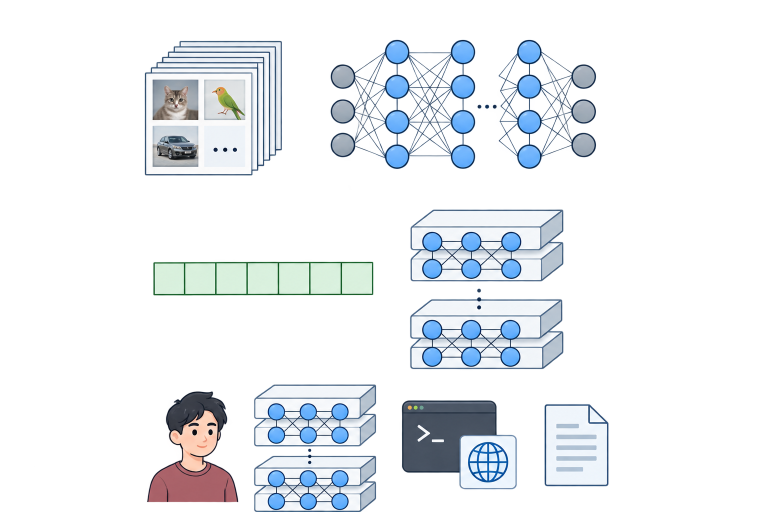
#> input picture assets/visual-library/mixed-task-elements/source-sheet.png, 1536 x 1024 px (shown at 1/2 size)
$ python crop_white_margin.py ../assets/visual-library/mixed-task-elements/source-sheet.png out.png
#> lines starting #> are read from the running program, lines starting #| are printed output that depends on the picture; after the words box and inside, x2 and y2 are one past the last pixel; in counts of white or black regions, pixels touching at a corner belong together
#!/usr/bin/env python3
"""Crop uniform near-white raster margins while retaining a safety margin."""

from __future__ import annotations

import argparse
from pathlib import Path

from PIL import Image, ImageChops


def bounded_byte(value: str) -> int:
    number = int(value)
    if not 0 <= number <= 255:
        raise argparse.ArgumentTypeError("must be between 0 and 255")
    return number


def nonnegative_int(value: str) -> int:
    number = int(value)
    if number < 0:
        raise argparse.ArgumentTypeError("must be non-negative")
    return number


def composite_on_white(image: Image.Image) -> Image.Image:
    """Flatten every input mode onto white so transparent pixels stay empty."""

    foreground = image.convert("RGBA")
    background = Image.new("RGBA", foreground.size, (255, 255, 255, 255))
    return Image.alpha_composite(background, foreground).convert("RGB")


def find_content_bbox(image: Image.Image, threshold: int) -> tuple[int, int, int, int] | None:
    """Return pixels where any RGB channel is below the near-white threshold."""

    red, green, blue = image.split()
    deviation = ImageChops.lighter(ImageChops.invert(red), ImageChops.invert(green))
    deviation = ImageChops.lighter(deviation, ImageChops.invert(blue))
    cutoff = 255 - threshold
    mask = deviation.point(lambda value: 255 if value > cutoff else 0)
    return mask.getbbox()


def crop_near_white(
    image: Image.Image, margin: int = 16, threshold: int = 248
) -> tuple[Image.Image, tuple[int, int, int, int]]:
    """Return a white-flattened crop and the expanded source-space crop box."""

    if margin < 0:
        raise ValueError("margin must be non-negative")
    if not 0 <= threshold <= 255:
        raise ValueError("threshold must be between 0 and 255")

    flattened = composite_on_white(image)
    bbox = find_content_bbox(flattened, threshold)
    if bbox is None:
        raise ValueError("no non-white content found")

    left, top, right, bottom = bbox
    box = (
        max(0, left - margin),
        max(0, top - margin),
        min(flattened.width, right + margin),
        min(flattened.height, bottom + margin),
    )
    return flattened.crop(box), box


def main() -> None:
    parser = argparse.ArgumentParser(
        description="Crop uniform near-white raster margins without editing semantics."
    )
    parser.add_argument("input", type=Path)
    parser.add_argument("output", type=Path)
    parser.add_argument(
        "--margin",
        type=nonnegative_int,
        default=16,
        help="safety margin to retain in pixels (default: 16)",
    )
    parser.add_argument(
        "--threshold",
        type=bounded_byte,
        default=248,
        help="RGB channels at or above this value count as near-white (default: 248)",
    )
    args = parser.parse_args()

    with Image.open(args.input) as source:
#> source is the input picture: PIL image 1536x1024 RGBA; mean R, G, B, A 42.5, 46.7, 51.6, 57.2
        original_size = source.size
#> original_size = (1536, 1024)
        try:
            cropped, box = crop_near_white(source, args.margin, args.threshold)
#> in composite_on_white, `background = Image.new("RGBA", foreground.size, (255, 255, 255, 255))`: background: PIL image 1536x1024 RGBA; every value is 255
#> in find_content_bbox, `red, green, blue = image.split()`:
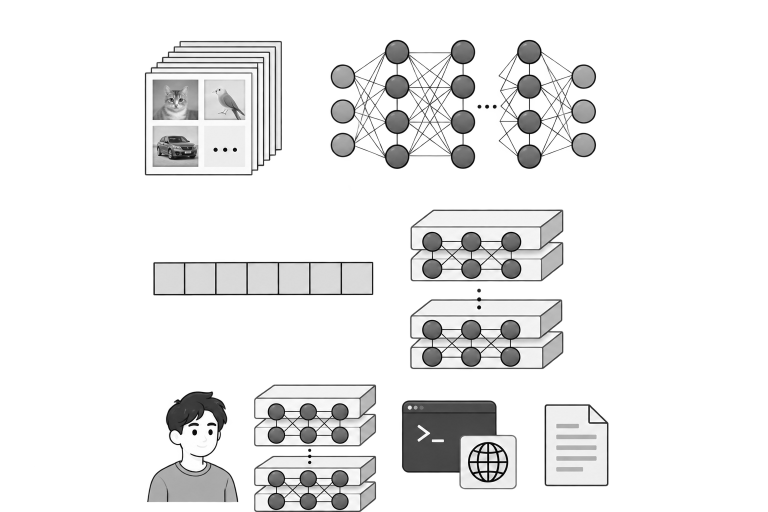
#> red: PIL image 1536x1024 L (shown at 1/2 size); min 1, max 255, mean 235.7
#> in find_content_bbox, `red, green, blue = image.split()`:
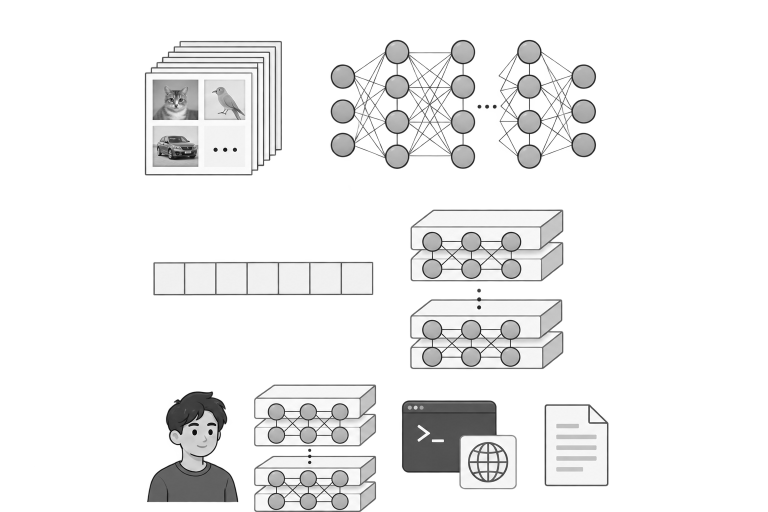
#> green: PIL image 1536x1024 L (shown at 1/2 size); min 1, max 255, mean 239
#> in find_content_bbox, `red, green, blue = image.split()`:
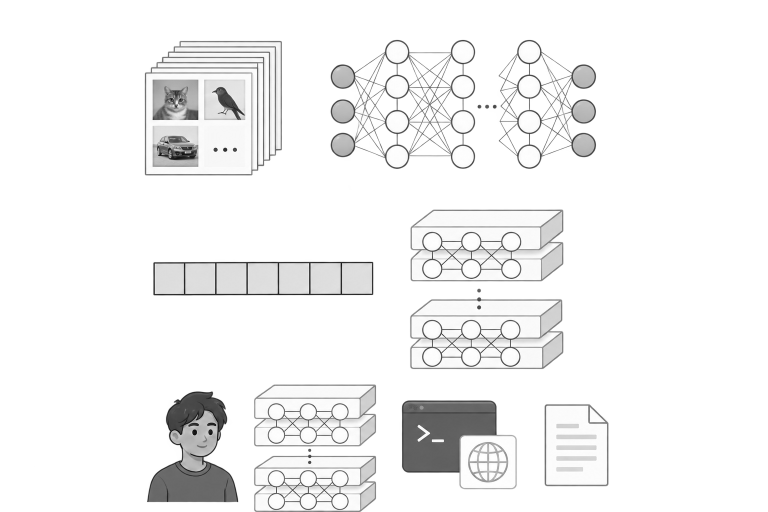
#> blue: PIL image 1536x1024 L (shown at 1/2 size); min 2, max 255, mean 242.3
#> in find_content_bbox, `deviation = ImageChops.lighter(ImageChops.invert(red), ImageChops.inve..`:
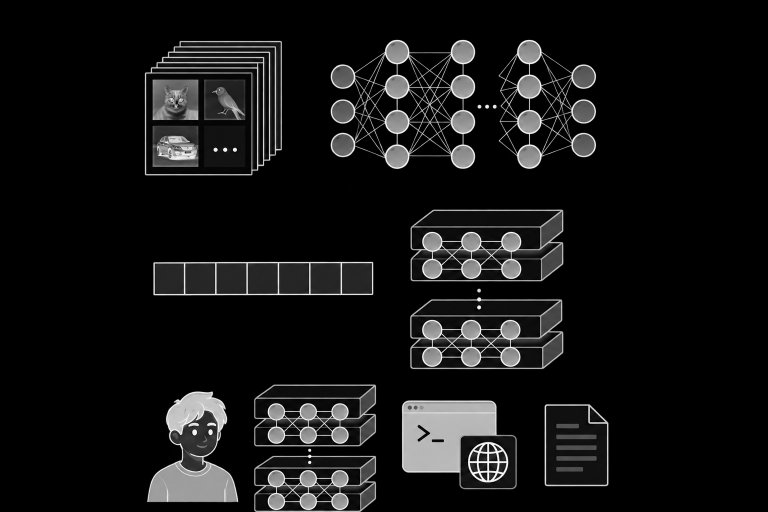
#> deviation: PIL image 1536x1024 L (shown at 1/2 size); min 0, max 254, mean 20
#> in find_content_bbox, `mask = deviation.point(lambda value: 255 if value > cutoff else 0)`:
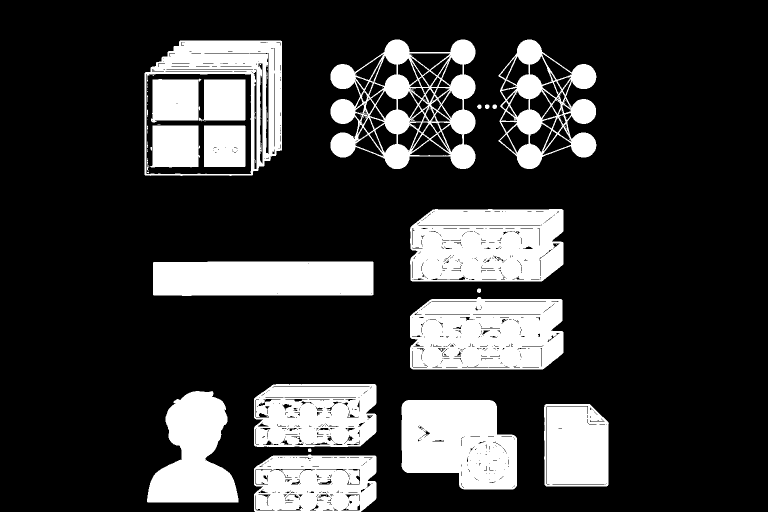
#> mask: PIL image 1536x1024 L (shown at 1/2 size); 21.8% white; 94 white regions (71 under 20 px), largest, box (x1, y1, x2, y2) and area: (820, 418, 1127, 563) 40380, (820, 594, 1127, 739) 39338, (803, 800, 1034, 979) 34061
#> in crop_near_white, `bbox = find_content_bbox(flattened, threshold)`: bbox = (289, 79, 1218, 1024)
#> in crop_near_white, `left, top, right, bottom = bbox`: left = 289; top = 79; right = 1218; bottom = 1024
#> in crop_near_white, `box = ( max(0, left - margin), max(0, top - margin), min(flattened.wid..`: box = (273, 63, 1234, 1024)
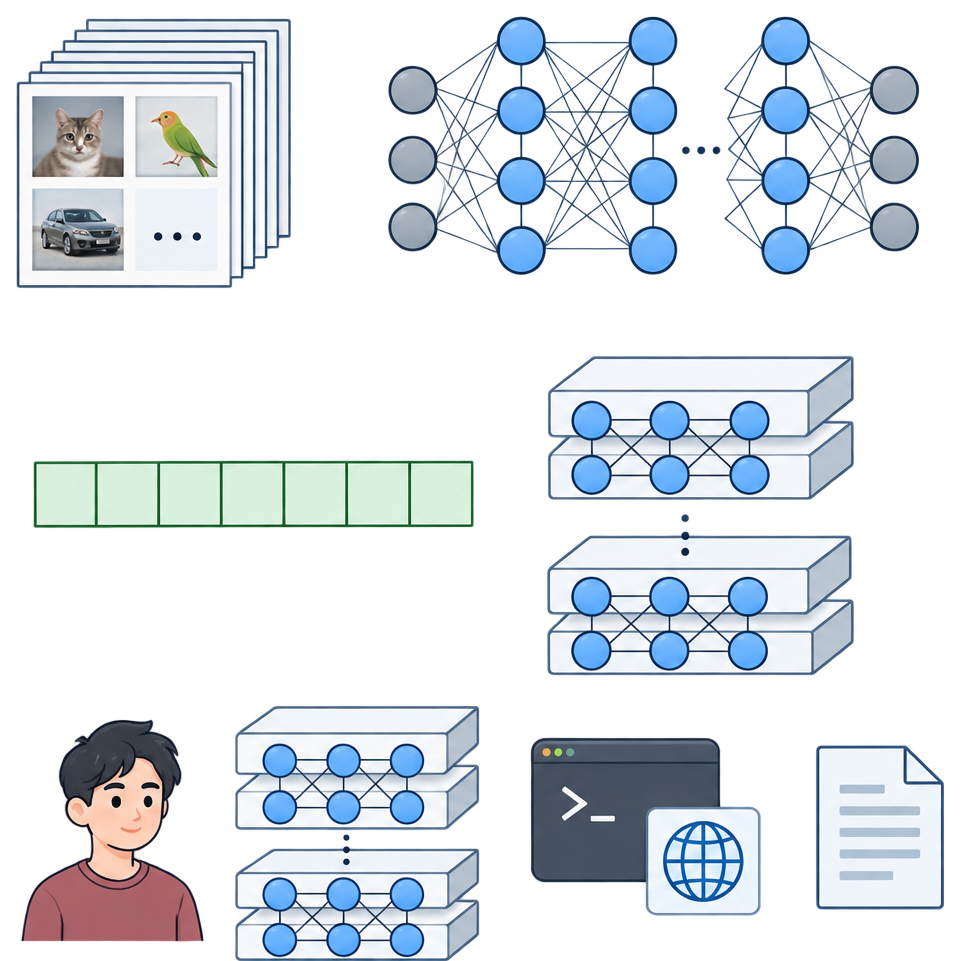
#> cropped: PIL image 961x961 RGB; mean R, G, B 222.2, 227.8, 233.3
#> box = (273, 63, 1234, 1024)
        except ValueError as error:
            parser.exit(2, f"error: {error}\n")
        save_metadata = {
            key: source.info[key]
            for key in ("dpi", "icc_profile")
            if key in source.info
        }
#> save_metadata = 0 items

    args.output.parent.mkdir(parents=True, exist_ok=True)
    cropped.save(args.output, **save_metadata)
    print(f"{original_size[0]}x{original_size[1]} -> {cropped.width}x{cropped.height}; box={box}")
#| 1536x1024 -> 961x961; box=(273, 63, 1234, 1024)


if __name__ == "__main__":
    main()
